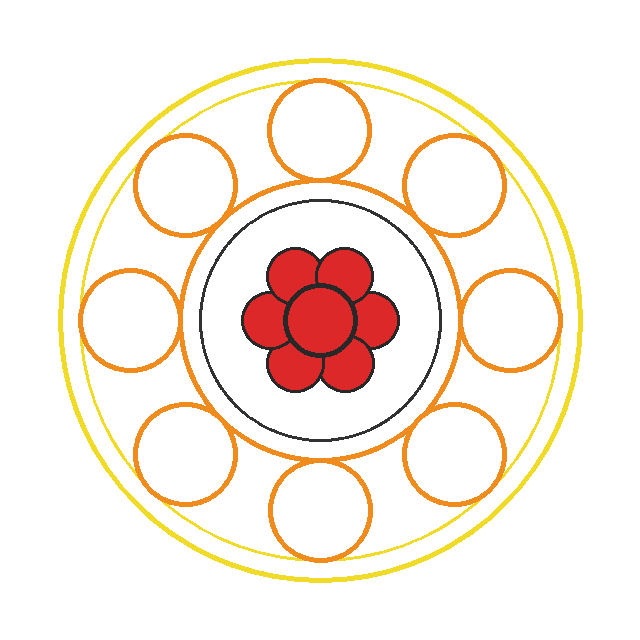
#> input picture test_pookalam.png, 640 x 640 px
$ python -i vision.py   (imports and definitions only)
#> lines starting #> are read from the running program, lines starting #| are printed output that depends on the picture; after the words box and inside, x2 and y2 are one past the last pixel; in counts of white or black regions, pixels touching at a corner belong together
#> further down, picture is the input picture: shape (640, 640, 3); mean B, G, R 230.1, 239.5, 250.1
import cv2
import numpy as np
import logging
import json
import time
from typing import Optional, Tuple
from config import SETTINGS
import os

logger = logging.getLogger("PookalamVision")

# [6 lines left out: function create_synthetic_test_frame, not called in this run]

# Define HSV color ranges (Hue: 0-179, Saturation: 0-255, Value: 0-255)
COLOR_RANGES = {
    "Red": [
        ((0, 80, 50), (10, 255, 255)),
        ((170, 80, 50), (179, 255, 255))
    ],
    "Orange": [
        ((10, 80, 50), (22, 255, 255))
    ],
    "Golden Yellow": [
        ((20, 80, 70), (32, 255, 255))
    ],
    "Yellow": [
        ((32, 60, 70), (45, 255, 255))
    ],
    "Pink": [
        ((145, 15, 60), (179, 255, 255))
    ],
    "Green": [
        ((40, 40, 40), (90, 255, 255))
    ],
    "Blue": [
        ((90, 50, 40), (130, 255, 255))
    ],
    "Purple": [
        ((130, 40, 40), (160, 255, 255))
    ]
}

def extract_vision_telemetry(frame: np.ndarray) -> str:
    frame = cv2.resize(frame, (960, 540))
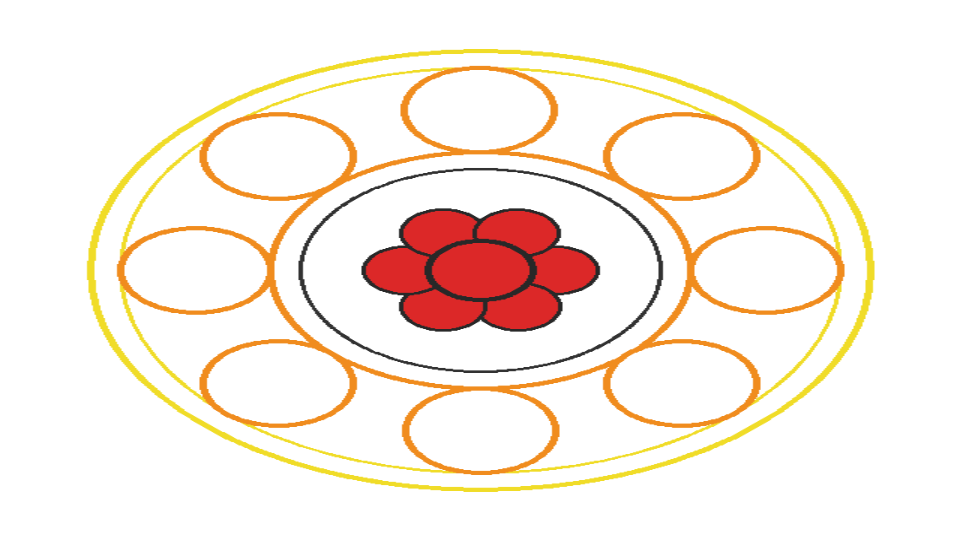
#> frame: shape (540, 960, 3); mean of channels 0, 1, 2 230.1, 239.5, 250; drawn as B, G, R

    x1, y1 = 100, 70
    x2, y2 = 860, 500

    roi = frame[y1:y2, x1:x2]
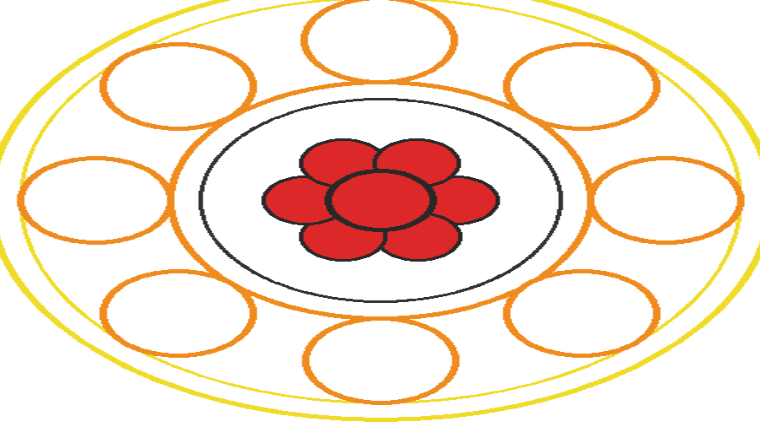
#> roi: shape (430, 760, 3); mean of channels 0, 1, 2 217.6, 230.8, 247.3; drawn as B, G, R

    hsv = cv2.cvtColor(roi, cv2.COLOR_BGR2HSV)
#> hsv: shape (430, 760, 3); mean H, S, V 2.5, 32.7, 247.3

    classified_mask = np.zeros(hsv.shape[:2], dtype=np.uint8)

    color_areas = {}

    for colour, ranges in COLOR_RANGES.items():
        colour_mask = np.zeros(hsv.shape[:2], dtype=np.uint8)

        for lower, upper in ranges:
            lower = np.array(lower)
            upper = np.array(upper)
            temp = cv2.inRange(hsv, lower, upper)
            colour_mask = cv2.bitwise_or(colour_mask, temp)

        colour_mask[classified_mask > 0] = 0

        kernel = np.ones((5, 5), np.uint8)
        colour_mask = cv2.morphologyEx(colour_mask, cv2.MORPH_OPEN, kernel)
        colour_mask = cv2.morphologyEx(colour_mask, cv2.MORPH_CLOSE, kernel)

        contours, _ = cv2.findContours(colour_mask, cv2.RETR_EXTERNAL, cv2.CHAIN_APPROX_SIMPLE)

        colour_area = 0

        for contour in contours:
            area = cv2.contourArea(contour)
            if area < 1000:
                continue

            colour_area += area

            x, y, w, h = cv2.boundingRect(contour)
            cv2.drawContours(classified_mask, [contour], -1, 255, thickness=cv2.FILLED)
            cv2.rectangle(roi, (x, y), (x + w, y + h), (255, 255, 255), 2)
            cv2.putText(roi, colour, (x, y - 10), cv2.FONT_HERSHEY_SIMPLEX, 0.6, (255, 255, 255), 2)

        if colour_area > 0:
            color_areas[colour] = colour_area
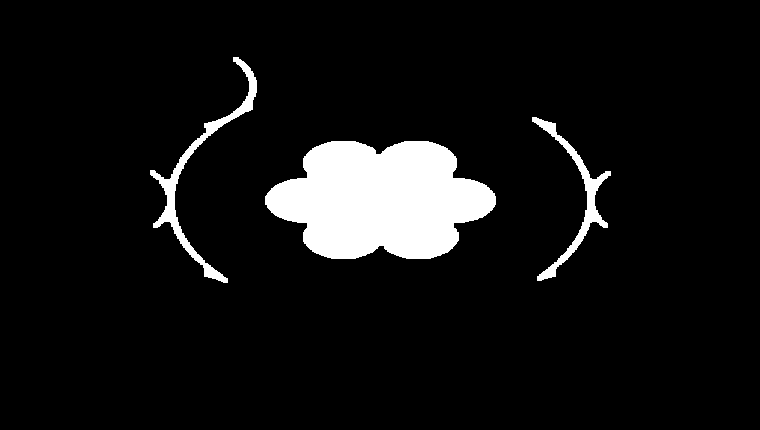
#> classified_mask: shape (430, 760); 7.3% white; 3 white regions, box (x1, y1, x2, y2) and area: (265, 141, 496, 259) 19547, (150, 57, 257, 283) 2508, (532, 117, 611, 281) 1842
#> colour_mask: shape (430, 760); every value is 0
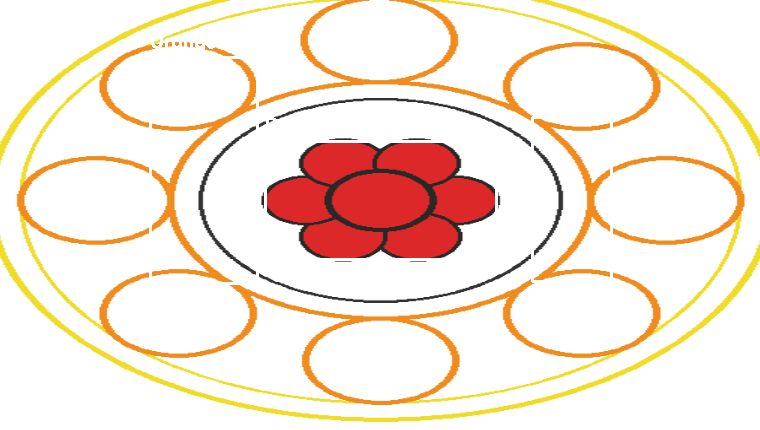
#> roi: shape (430, 760, 3); 0.4% of pixels changed, all inside (x1, y1, x2, y2) = (149, 38, 613, 285); drawn as B, G, R
#> after the loop, color_areas = {'Red': 19246, 'Orange': 3798.5}

    cv2.rectangle(frame, (x1, y1), (x2, y2), (255, 255, 255), 2)
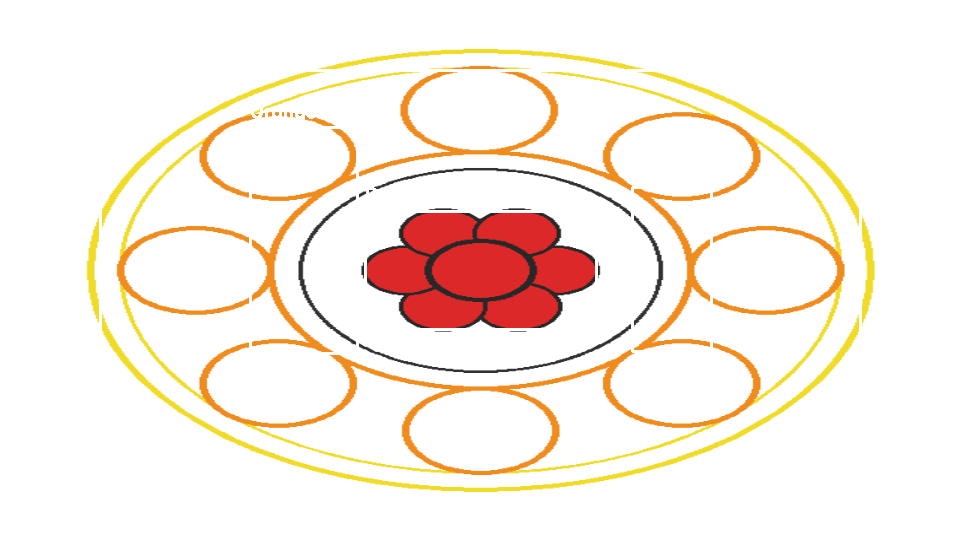
#> frame: shape (540, 960, 3); 0.41% of pixels changed, all inside (x1, y1, x2, y2) = (99, 69, 862, 355); drawn as B, G, R
    cv2.putText(frame, "FLOWER DETECTION AREA", (x1, y1 - 10), cv2.FONT_HERSHEY_SIMPLEX, 0.6, (255, 255, 255), 2)

    # Save visualization to a debug file so you can view the detection results
    cv2.imwrite('test_outputs/debug_inventory.jpg', frame)

    if not color_areas:
        return json.dumps({"telemetry": "No distinct flowers detected."})

    largest_color = max(color_areas, key=color_areas.get)
#> largest_color = 'Red'
    max_area = color_areas[largest_color]
#> max_area = 19246
    logger.info(f"Largest color identified: {largest_color} ({max_area} pixels)")

    total_flower_pixels = sum(color_areas.values())
#> total_flower_pixels = 23044.5
    telemetry = {}
    for color, count in color_areas.items():
        pct = (count / total_flower_pixels) * 100
        if pct > 40:
            vol = "LARGE"
        elif pct > 15:
            vol = "MEDIUM"
        else:
            vol = "SMALL"
        telemetry[color] = {"percentage": round(pct, 1), "volume": vol}
#> this loop made 2 passes
#> (color, count, pct, vol) on passes 1 to 2: ('Red', 19246, 83.52, 'LARGE'), ('Orange', 3798.5, 16.48, 'MEDIUM')
#> after the loop, telemetry = 2 items

    return json.dumps({"available_inventory": telemetry, "largest_color": largest_color})

# [85 lines left out: function autonomous_inventory_scan, not called in this run]

>>> import cv2
>>> picture = cv2.imread('test_pookalam.png')
>>> result = extract_vision_telemetry(picture)
